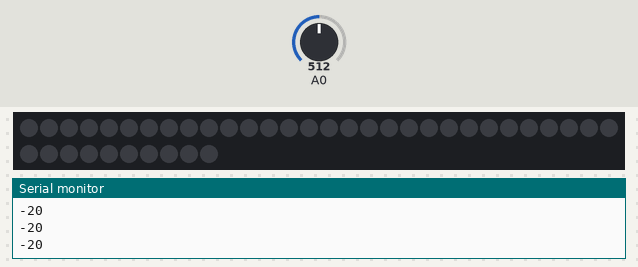
The sketch below on a simulated Arduino Uno, built with avr-gcc and run on an emulated ATmega328P. Parts: 40 RGB LEDs in strip order, left to right, continuing on the next row, the last lines printed to the serial monitor. Inputs (shaded band) come from the test bench; at power-on: A0 = 512. Dim RGB values are drawn brighter than linear.

Above: at 4.2 s.
4.3 s: A0 set to 642
5.8 s: A0 set to 667
7.3 s: A0 set to 245
At 8.4 s:
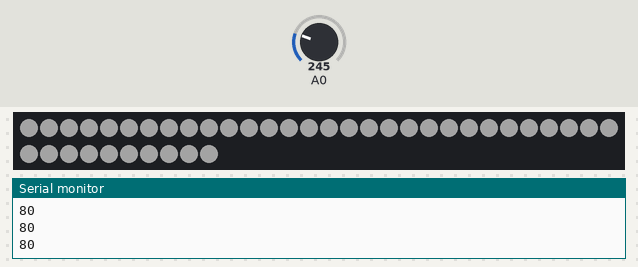
9.1 s: A0 set to 511
At 9.42 s:
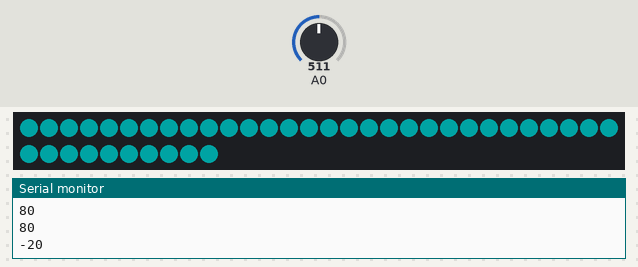
11.4 s: A0 set to 118
At 12.8 s:
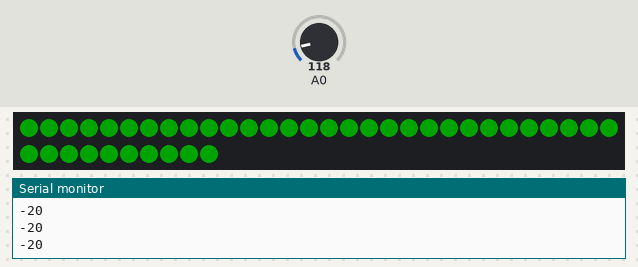
13.1 s: A0 set to 122
At 13.7 s:
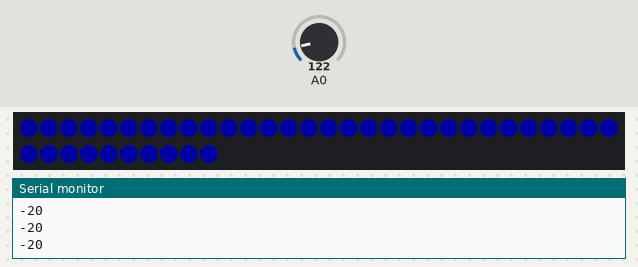
Timing chart, 0 to 15.9 s (numbered marks = the images above; inputs shaded):
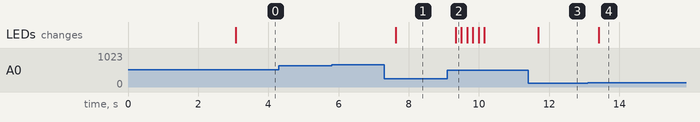

Measured:
- after the input at 7.3 s, the LEDs: change after 0.32 s (image 1)
- after the input at 9.1 s, the LEDs: change after 0.24 s (image 2)
- after the input at 11.4 s, the LEDs: change after 0.29 s (image 3)
- after the input at 13.1 s, the LEDs: change after 0.31 s (image 4)

The sketch:

Dad_Mods_copy_20230526212019.ino
```cpp
#include <FastLED.h>
#include <Arduino.h>

#define DATA_PIN 3
//#define CLK_PIN   4
#define LED_TYPE WS2811
#define COLOR_ORDER GRB
#define NUM_LEDS 40
CRGB leds[NUM_LEDS];

#define BRIGHTNESS 96
#define FRAMES_PER_SECOND 120

//---------------------------------------------------------------------------//
int in[128];
int red = 0;
int blue = 0;
int green = 0;
int redmax = 100;
int bluemax = 100;
int greenmax = 100;
byte NoteV[13] = { 8, 23, 40, 57, 76, 96, 116, 138, 162, 187, 213, 241, 255 };
float f_peaks[8];  // top 8 frequencies peaks in descending order
// Declare variables for LED strip
int numLEDs = 40;
int i = 0;
int previousChord = 12;
void setup() {
  Serial.begin(9600);
  delay(3000);
  FastLED.addLeds<LED_TYPE, DATA_PIN, COLOR_ORDER>(leds, NUM_LEDS).setCorrection(TypicalLEDStrip);
  FastLED.setBrightness(BRIGHTNESS);
}


void fade() {
  for (int i = 0; i < NUM_LEDS; i++) {
    leds[i] = CRGB(red, green, blue);
    FastLED.show();
  }
  //while (red > 0) {
  //FastLED.show();
  red = red - 20;
  green = green - 20;
  blue = blue - 20;
  Serial.print(red);
  Serial.println("  ");
  //}
  if (red < 0) {
    red = 0;
  }
  if (green < 0) {
    green = 0;
  }
  if (blue < 0) {
    blue = 0;
  }
}

//green -= 1;
//blue -= 1;

void loop() {
  char* note = Chord_det();
  //Serial.print(note);
  //Serial.println("  ");
  fade();
  previousChord = note;
}

//-----------------------------Chord   Detection Function----------------------------------------------//
// Documentation   on Chord_detection:https://www.instructables.com/member/abhilash_patel/instructables/
//   Code Written By: Abhilash Patel
// Contact: abhilashpatel121@gmail.com
//   this code written for arduino Nano board (should also  work for UNO) or better board
//   this code won't work for any board having RAM less than 2kb,
// More accurate   detection can be carried out on more powerful borad by increasing sample size


char* Chord_det() {
  long unsigned int a1, b, a2;
  float a;
  float sum1 = 0, sum2 = 0;
  float sampling;
  a1 = micros();
  for (int i = 0; i < 128; i++) {
    a = analogRead(A0) - 500;  //rough zero shift
    //utilising   time between two sample for windowing & amplitude calculation
    sum1 = sum1 + a;                                      //to average value
    sum2 = sum2 + a * a;                                  // to   RMS value
    a = a * (sin(i * 3.14 / 128) * sin(i * 3.14 / 128));  // Hann window
    in[i] = 4 * a;                                        // scaling for float to int conversion
    delayMicroseconds(195);                               // based on operation frequency range
  }
  b = micros();
  sum1 = sum1 / 128;                //average amplitude
  sum2 = sqrt(sum2 / 128);          //RMS amplitude
  sampling = 128000000 / (b - a1);  // real time sampling frequency

  //for   very low or no amplitude, this code wont start
  //it takes very small aplitude   of sound to initiate for value sum2-sum1>3,
  //change sum2-sum1 threshold based   on requirement
  if (sum2 - sum1 > 3) {
    FFT(128, sampling);  //EasyFFT   based optimised  FFT code


    for (int i = 0; i < 12; i++) { in[i] = 0; }

    int j = 0, k = 0;  //below loop will convert frequency   value to note
    for (int i = 0; i < 8; i++) {
      if (f_peaks[i] > 1040) { f_peaks[i] = 0; }
      if (f_peaks[i] >= 65.4 && f_peaks[i] <= 130.8) { f_peaks[i] = 255 * ((f_peaks[i] / 65.4) - 1); }
      if (f_peaks[i] >= 130.8 && f_peaks[i] <= 261.6) { f_peaks[i] = 255 * ((f_peaks[i] / 130.8) - 1); }
      if (f_peaks[i] >= 261.6 && f_peaks[i] <= 523.25) { f_peaks[i] = 255 * ((f_peaks[i] / 261.6) - 1); }
      if (f_peaks[i] >= 523.25 && f_peaks[i] <= 1046) { f_peaks[i] = 255 * ((f_peaks[i] / 523.25) - 1); }
      if (f_peaks[i] >= 1046 && f_peaks[i] <= 2093) { f_peaks[i] = 255 * ((f_peaks[i] / 1046) - 1); }
      if (f_peaks[i] > 255) { f_peaks[i] = 254; }
      j = 1;
      k = 0;
      while (j == 1) {
        if (f_peaks[i] <= NoteV[k]) {
          f_peaks[i] = k;
          j = 0;
        }
        k++;  // a note with max peaks (harmonic) with aplitude priority is   selected
        if (k > 15) { j = 0; }
      }

      if (f_peaks[i] == 12) { f_peaks[i] = 0; }
      k = f_peaks[i];
      in[k] = in[k] + (8 - i);
    }

    k = 0;
    j = 0;
    for (int i = 0; i < 12; i++) {
      if (k < in[i]) {
        k = in[i];
        j = i;
      }  //Max value detection
    }

    for (int i = 0; i < 8; i++) {
      in[12 + i] = in[i];
    }

    for (int i = 0; i < 12; i++) {
      in[20 + i] = in[i] * in[i + 4] * in[i + 7];
      in[32 + i] = in[i] * in[i + 3] * in[i + 7];  //all chord check
    }


    for (int i = 0; i < 24; i++) {
      in[i] = in[i + 20];
      if (k < in[i]) {
        k = in[i];
        j = i;
      }  // picking chord with max possiblity
    }
    char chord_out = ' ';
    int chord = j;
    if (chord > 11) {
      chord = chord - 12;
      chord_out = 'm';
    }  //Mojor-minor check
    else { chord_out = ' '; }

    // Here "chord" variable has   value of detected chord,
    // 0-11 defines all majot chord from C,C#,D,D#,.. B
    //12-23   defines all minor chord from Cm,C#m,Dm,D#m,.. Bm

    char* chord_name;
    a2 = micros();
    k = chord;
    if (k != previousChord) {
      if (k == 0) {
        chord_name = "C ";
        red = redmax;
        green = 0;
        blue = 0;
      }

      if (k == 1) {
        chord_name = "C#";
        red = redmax;
        green = 0;
        blue = 0;
      }
      if (k == 2) {
        chord_name = "D ";
        red = 0;
        green = greenmax;
        blue = 0;
      }
      if (k == 3) {
        chord_name = "D#";
        red = 0;
        green = greenmax;
        blue = 0;
      }
      if (k == 4) {
        chord_name = "E ";
        red = 0;
        green = 0;
        blue = bluemax;
      }
      if (k == 5) {
        chord_name = "F ";
        red = redmax;
        green = 0;
        blue = bluemax;
      }
      if (k == 6) {
        chord_name = "F#";
        red = redmax;
        green = 0;
        blue = bluemax;
      }
      if (k == 7) {
        chord_name = "G ";
        red = redmax;
        green = bluemax;
        blue = 0;
      }
      if (k == 8) {
        chord_name = "G#";
        red = redmax;
        green = bluemax;
        blue = 0;
      }
      if (k == 9) {
        chord_name = "A ";
        red = 0;
        green = greenmax;
        blue = bluemax;
      }
      if (k == 10) {
        chord_name = "A#";
        red = 0;
        green = greenmax;
        blue = bluemax;
      }
      if (k == 11) {
        chord_name = "B ";
        red = redmax;
        green = greenmax;
        blue = bluemax;
      } else {
        // chord_name= "No";
      }
      return (chord_name);
    }
  }
}

//-----------------------------FFT Function----------------------------------------------//
//   Documentation on EasyFFT:https://www.instructables.com/member/abhilash_patel/instructables/
//   EasyFFT code optimised for 128 sample size to reduce mamory consumtion

float FFT(byte N, float Frequency) {
  byte data[8] = { 1, 2, 4, 8, 16, 32, 64, 128 };
  int a, c1, f, o, x;
  a = N;

  for (int i = 0; i < 8; i++)  //calculating the levels
  {
    if (data[i] <= a) { o = i; }
  }
  o = 7;
  byte in_ps[data[o]] = {};    //input for sequencing
  float out_r[data[o]] = {};   //real part of transform
  float out_im[data[o]] = {};  //imaginory part of transform

  x = 0;
  for (int b = 0; b < o; b++)  // bit reversal
  {
    c1 = data[b];
    f = data[o] / (c1 + c1);
    for (int j = 0; j < c1; j++) {
      x = x + 1;
      in_ps[x] = in_ps[j] + f;
    }
  }

  for (int i = 0; i < data[o]; i++)  //   update input array as per bit reverse order
  {
    if (in_ps[i] < a) { out_r[i] = in[in_ps[i]]; }
    if (in_ps[i] > a) { out_r[i] = in[in_ps[i] - a]; }
  }


  int i10, i11, n1;
  float e, c, s, tr, ti;

  for (int i = 0; i < o; i++)  //fft
  {
    i10 = data[i];                // overall values of sine cosine
    i11 = data[o] / data[i + 1];  // loop with similar sine cosine
    e = 6.283 / data[i + 1];
    e = 0 - e;
    n1 = 0;

    for (int j = 0; j < i10; j++) {
      c = cos(e * j);
      s = sin(e * j);
      n1 = j;

      for (int k = 0; k < i11; k++) {
        tr = c * out_r[i10 + n1] - s * out_im[i10 + n1];
        ti = s * out_r[i10 + n1] + c * out_im[i10 + n1];

        out_r[n1 + i10] = out_r[n1] - tr;
        out_r[n1] = out_r[n1] + tr;

        out_im[n1 + i10] = out_im[n1] - ti;
        out_im[n1] = out_im[n1] + ti;

        n1 = n1 + i10 + i10;
      }
    }
  }

  /*
for(int i=0;i<data[o];i++)
{
Serial.print(out_r[i]);
Serial.print("\	");                                      // uncomment to print RAW o/p
Serial.print(out_im[i]);   Serial.println("i");
}
*/

  //---> here onward out_r contains   amplitude and our_in conntains frequency (Hz)
  for (int i = 0; i < data[o - 1]; i++)  // getting amplitude from compex number
  {
    out_r[i] = sqrt((out_r[i] * out_r[i]) + (out_im[i] * out_im[i]));  // to  increase the speed delete sqrt
    out_im[i] = (i * Frequency) / data[o];
    /*
         Serial.print(out_im[i],2); Serial.print("Hz");
         Serial.print("\	");                             // uncomment to print freuency bin
         Serial.println(out_r[i]);
         */
  }

  x = 0;  // peak detection
  for (int i = 1; i < data[o - 1] - 1; i++) {
    if (out_r[i] > out_r[i - 1] && out_r[i] > out_r[i + 1]) {
      in_ps[x] = i;  //in_ps array used for storage of peak number
      x = x + 1;
    }
  }

  s = 0;
  c = 0;
  for (int i = 0; i < x; i++)  // re arraange as per magnitude
  {
    for (int j = c; j < x; j++) {
      if (out_r[in_ps[i]] < out_r[in_ps[j]]) {
        s = in_ps[i];
        in_ps[i] = in_ps[j];
        in_ps[j] = s;
      }
    }
    c = c + 1;
  }

  for (int i = 0; i < 8; i++)  // updating   f_peak array (global variable)with descending order
  {
    // f_peaks[i]=out_im[in_ps[i]];Serial.println(f_peaks[i]);
    f_peaks[i] = (out_im[in_ps[i] - 1] * out_r[in_ps[i] - 1] + out_im[in_ps[i]] * out_r[in_ps[i]] + out_im[in_ps[i] + 1] * out_r[in_ps[i] + 1])
                 / (out_r[in_ps[i] - 1] + out_r[in_ps[i]] + out_r[in_ps[i] + 1]);
    // Serial.println(f_peaks[i]);
  }
}

//------------------------------------------------------------------------------------//
```
